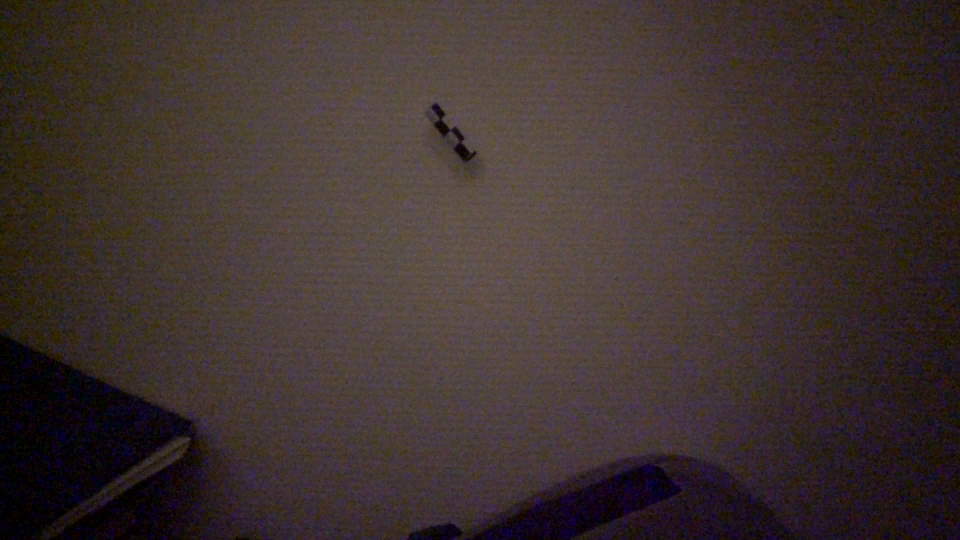
#> input picture frame 2 of cut-3.mp4, 1920 x 1080 px (shown at 1/2 size)
$ jupyter execute helloworld.ipynb
#> lines starting #> are read from the running program, lines starting #| are printed output that depends on the picture; after the words box and inside, x2 and y2 are one past the last pixel; in counts of white or black regions, pixels touching at a corner belong together; long printed decimals are rounded
[cell 1]
import cv2
import numpy as np
import matplotlib.pyplot as plt

# =========================
# 0) 你要改的参数
# =========================
video_path = "/home/xuwentao/IPT-2026/cut-3.mp4"

# 电池真实尺寸（mm）
L_MM = 48.1   # 总长
D_MM = 16.0   # 直径

mass_kg = 0.0239  # 电池质量 (kg)

save_vis = False
annotated_path = "output_annotated.mp4"

# =========================
# 1) 分割参数（黑黄格）
# =========================
# 黄色 HSV（你图里偏橙黄：H 15~45 基本合适）
LOW_YELLOW  = np.array([15, 60, 60])
HIGH_YELLOW = np.array([45, 255, 255])

# 吸收黑格/端子：暗像素阈值（越大越“宽松”）
DARK_THRESH = 95

# 形态学核：格子碎 → 先闭运算粘起来，再开运算去噪
KERNEL_CLOSE = (13, 13)
KERNEL_OPEN  = (7, 7)

# 黄色邻域ROI：只在黄色附近吸黑，防止把纸边/背景黑物体吸进来
ROI_DILATE = (21, 21)

MIN_AREA = 300

# =========================
# 2) 小工具：移动平均（平滑位置，避免差分放大噪声）
# =========================
def moving_average(x, win=5):
    x = np.asarray(x, dtype=float)
    if win <= 1 or len(x) < 3:
        return x
    win = int(win)
    k = np.ones(win) / win
    xpad = np.pad(x, (win//2, win-1-win//2), mode="edge")
    return np.convolve(xpad, k, mode="valid")

# =========================
# 3) 读视频 + 跟踪（输出 records）
# records: (frame_idx, cx_px, cy_px, area, long_px, short_px, phi_deg)
# =========================
cap = cv2.VideoCapture(video_path)
if not cap.isOpened():
    raise RuntimeError(f"Cannot open video: {video_path}")

fps = cap.get(cv2.CAP_PROP_FPS) or 30.0
w = int(cap.get(cv2.CAP_PROP_FRAME_WIDTH))
h = int(cap.get(cv2.CAP_PROP_FRAME_HEIGHT))
print(f"Video: {w}x{h}, fps={fps:.4f}")

out = None
if save_vis:
    fourcc = cv2.VideoWriter_fourcc(*"mp4v")
    out = cv2.VideoWriter(annotated_path, fourcc, fps, (w, h))

k_close = cv2.getStructuringElement(cv2.MORPH_ELLIPSE, KERNEL_CLOSE)
k_open  = cv2.getStructuringElement(cv2.MORPH_ELLIPSE, KERNEL_OPEN)
k_roi   = cv2.getStructuringElement(cv2.MORPH_ELLIPSE, ROI_DILATE)

records = []
frame_idx = 0

while True:
    ret, frame = cap.read()
#> frame is the input picture: shape (1080, 1920, 3); mean B, G, R 47.6, 50, 62.2
    if not ret:
        break

    # 3.1 黄色种子
    hsv = cv2.cvtColor(frame, cv2.COLOR_BGR2HSV)
    mask_y = cv2.inRange(hsv, LOW_YELLOW, HIGH_YELLOW)
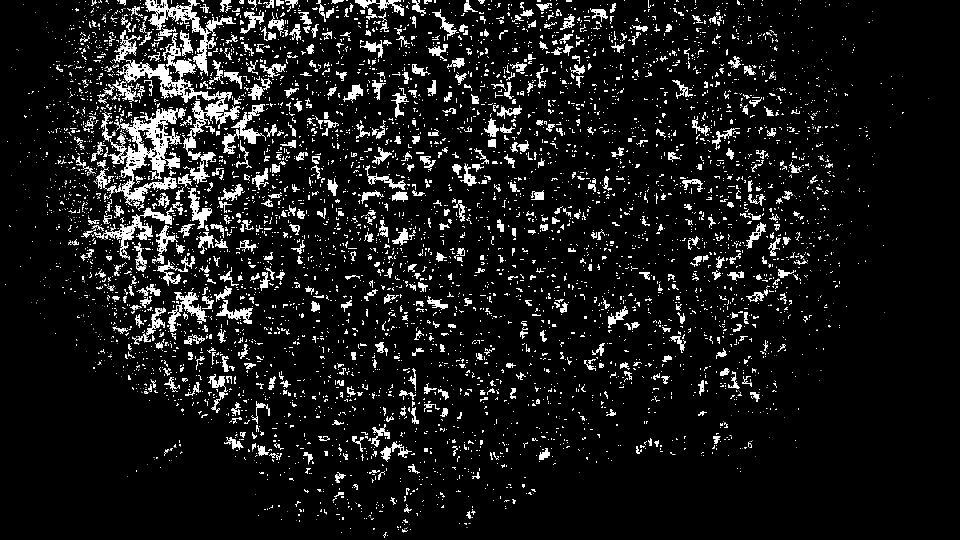
#> mask_y: shape (1080, 1920) (shown at 1/2 size); 9.3% white; 6018 white regions (4528 under 20 px), largest, box (x1, y1, x2, y2) and area: (234, 66, 482, 368) 10895, (216, 216, 372, 407) 10191, (290, 0, 472, 152) 5139
    mask_y = cv2.morphologyEx(mask_y, cv2.MORPH_CLOSE, k_close, iterations=2)
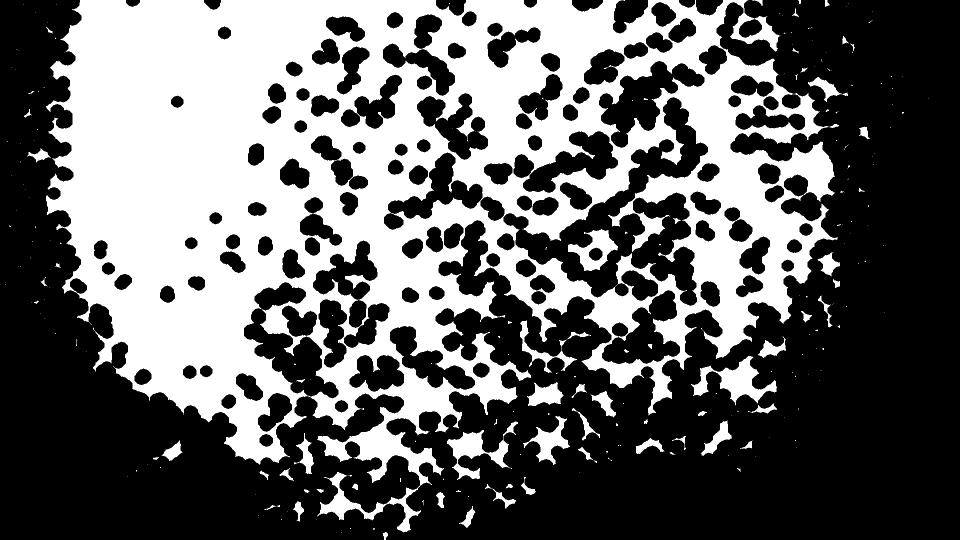
#> mask_y: shape (1080, 1920) (shown at 1/2 size); 39.4% white; 239 white regions (169 under 20 px), largest, box (x1, y1, x2, y2) and area: (92, 0, 1675, 1065) 777444, (1382, 712, 1554, 811) 5992, (894, 843, 1036, 960) 5060

    # 3.2 只在黄色附近吸收暗像素（黑格/端子）
    gray = cv2.cvtColor(frame, cv2.COLOR_BGR2GRAY)
    mask_roi = cv2.dilate(mask_y, k_roi, iterations=1)

    mask_dark = (gray < DARK_THRESH).astype(np.uint8) * 255
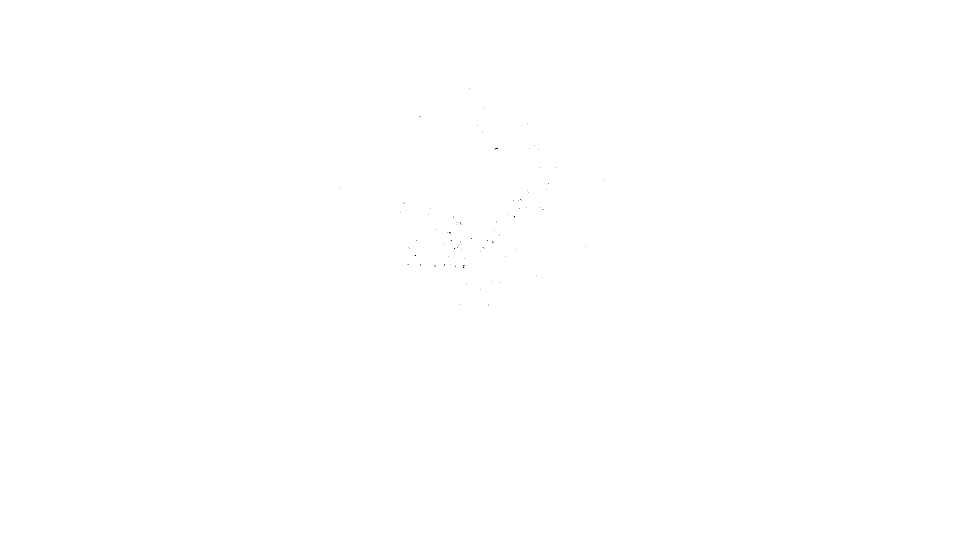
#> mask_dark: shape (1080, 1920) (shown at 1/2 size); 100% white; black in thin lines or dots, all inside (x1, y1, x2, y2) = (680, 177, 1208, 611)
    mask_dark = cv2.bitwise_and(mask_dark, mask_dark, mask=mask_roi)

    mask = cv2.bitwise_or(mask_y, mask_dark)

    # 3.3 清理：粘连 + 去噪
    mask = cv2.morphologyEx(mask, cv2.MORPH_CLOSE, k_close, iterations=2)
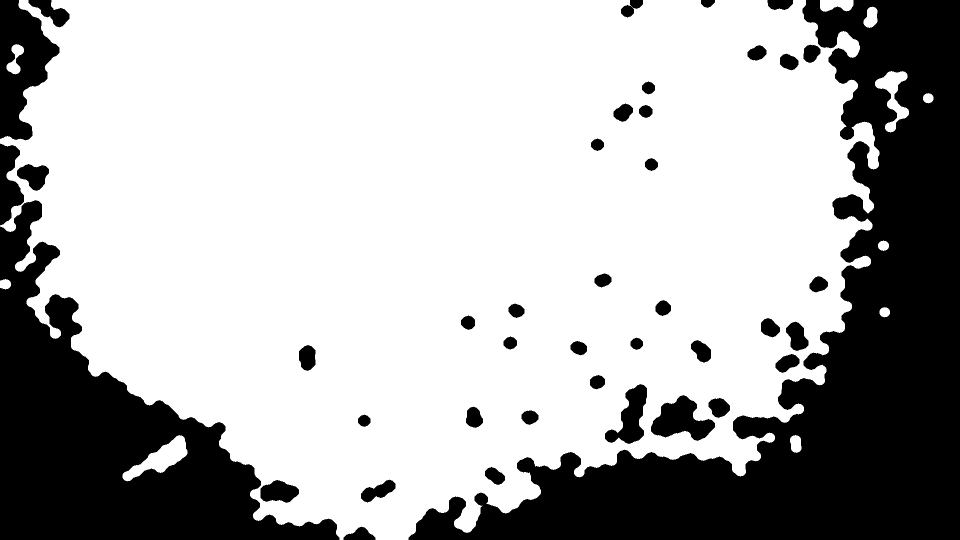
#> mask: shape (1080, 1920) (shown at 1/2 size); 69.5% white; 41 black regions, largest, box (x1, y1, x2, y2) and area: (817, 0, 1920, 1080) 383754, (0, 400, 679, 1080) 179739, (0, 0, 119, 281) 19212
    mask = cv2.morphologyEx(mask, cv2.MORPH_OPEN,  k_open,  iterations=1)

    # 3.4 最大轮廓
    contours, _ = cv2.findContours(mask, cv2.RETR_EXTERNAL, cv2.CHAIN_APPROX_SIMPLE)
#> contours = 17 contours; largest, box (x1, y1, x2, y2) and area: (0, 0, 1759, 1080) 1456818, (245, 870, 375, 963) 4333, (1750, 142, 1818, 240) 2674, (1669, 62, 1720, 116) 1550, (1640, 0, 1707, 24) 1187
    if not contours:
        frame_idx += 1
        continue

    cnt = max(contours, key=cv2.contourArea)
#> cnt = contour of 2451 points, box (x1, y1, x2, y2) (0, 0, 1759, 1080), area 1456818
    area = cv2.contourArea(cnt)
#> area = 1456818.5
    if area < MIN_AREA:
        frame_idx += 1
        continue

    M = cv2.moments(cnt)
#> M = moments, m00 1456818.5, centre m10/m00, m01/m00 = (887.2, 463.3)
    if M["m00"] == 0:
        frame_idx += 1
        continue

    cx = M["m10"] / M["m00"]
#> cx = 887.2
    cy = M["m01"] / M["m00"]
#> cy = 463.3

    (rcx, rcy), (rw, rh), phi_deg = cv2.minAreaRect(cnt)
#> rcx = 879; rcy = 539.5; rw = 1079; rh = 1758; phi_deg = -90
    long_px = max(rw, rh)
#> long_px = 1758
    short_px = min(rw, rh)
#> short_px = 1079

    records.append((frame_idx, cx, cy, area, long_px, short_px, phi_deg))

    if save_vis:
        vis = frame.copy()
        box = cv2.boxPoints(((rcx, rcy), (rw, rh), phi_deg))
        box = np.intp(box)
        cv2.drawContours(vis, [box], 0, (0, 255, 0), 2)
        cv2.circle(vis, (int(cx), int(cy)), 5, (0, 0, 255), -1)
        cv2.putText(vis, f"f={frame_idx} long={long_px:.1f}px",
                    (10, 30), cv2.FONT_HERSHEY_SIMPLEX, 0.8, (255, 0, 0), 2)
        out.write(vis)

    frame_idx += 1

cap.release()
if out is not None:
    out.release()

if len(records) < 8:
    raise RuntimeError("Too few tracked frames. Tune HSV/DARK/ROI/MIN_AREA.")

records = np.array(records, dtype=float)
print("Tracked frames:", len(records))
#| Tracked frames: 10
print("First 5:", records[:5])
#| First 5: [[ 0.00000000e+00  8.87198578e+02  4.63348061e+02  1.45681850e+06
#|    1.75800000e+03  1.07900000e+03 -9.00000000e+01]
#|  [ 1.00000000e+00  8.89872123e+02  4.63820697e+02  1.46381450e+06
#> (further printed lines are left out)

# =========================
# 4) 基础检查：帧连续性 & cy变化量
# =========================
f       = records[:, 0].astype(int)
#> f = [0, 1, 2, 3, 4, 5, 6, 7, 8, 9]
cx_px   = records[:, 1]
#> cx_px = [887.2, 889.9, 890.5, 896.4, 891.5, 887.4, 891.4, 880.8, 882.6, 888.1]
cy_px   = records[:, 2]
#> cy_px = [463.3, 463.8, 460.7, 465.5, 458.8, 462.4, 462.7, 457.6, 453.1, 460.4]
area    = records[:, 3]
#> area = [1456818.5, 1463814.5, 1490273, 1471389.5, 1455332.5, 1461741, 1462349.5, 1443466, 1430271.5, 1459098.5]
long_px = records[:, 4]
#> long_px = [1758, 1759, 1816, 1740, 1788, 1764, 1787, 1818, 1761, 1783]
short_px= records[:, 5]
#> short_px = [1079, 1079, 1079, 1079, 1079, 1079, 1079, 1079, 1079, 1079]
phi_deg = records[:, 6]
#> phi_deg = [-90, -90, -90, -90, -90, -90, -90, -90, -90, -90]

print("frame gaps unique:", np.unique(np.diff(f)))
#| frame gaps unique: [1]
print("cy range (px):", cy_px.min(), cy_px.max(), "delta:", cy_px.max()-cy_px.min())
#| cy range (px): 453.093 465.482 delta: 12.389

# =========================
# 5) QC：只砍“离谱跳点”，不误杀自由落体
#    - 保留帧号连续
#    - 位移用 99 分位阈值（而不是MAD）
#    - area/long_px 做温和约束
# =========================
keep_contig = np.hstack([True, np.diff(f) == 1])
#> keep_contig = [True, True, True, True, True, True, True, True, True, True]

dx = np.diff(cx_px, prepend=cx_px[0])
#> dx = [0, 2.67, 0.591, 5.94, -4.9, -4.11, 4.02, -10.61, 1.81, 5.47]
dy = np.diff(cy_px, prepend=cy_px[0])
#> dy = [0, 0.473, -3.15, 4.81, -6.73, 3.63, 0.284, -5.03, -4.55, 7.34]
disp = np.sqrt(dx*dx + dy*dy)
#> disp = [0, 2.72, 3.2, 7.65, 8.33, 5.49, 4.03, 11.74, 4.9, 9.15]

# 只砍最离谱的 1% 跳点（你也可改 98/99.5）
thr = np.percentile(disp[keep_contig], 99)
#> thr = 11.5
keep_disp = disp <= thr
#> keep_disp = [True, True, True, True, True, True, True, False, True, True]

area_med = np.median(area[keep_contig])
#> area_med = 1460419.8
long_med = np.median(long_px[keep_contig])
#> long_med = 1773.5

keep_area = (area > 0.4*area_med) & (area < 2.5*area_med)
#> keep_area has the same summary as keep_contig
keep_long = (long_px > 0.5*long_med) & (long_px < 1.6*long_med)
#> keep_long has the same summary as keep_contig

keep = keep_contig & keep_disp & keep_area & keep_long
#> keep has the same summary as keep_disp

print("Kept frames after QC:", int(np.sum(keep)), "/", len(records))
#| Kept frames after QC: 9 / 10
if np.sum(keep) < 8:
    print("QC too strict. Try: lower MIN_AREA, change thr percentile to 99.5, or widen keep_area/keep_long.")

# 用筛后的数据
f2       = f[keep]
#> f2 = [0, 1, 2, 3, 4, 5, 6, 8, 9]
cx2      = cx_px[keep]
#> cx2 = [887.2, 889.9, 890.5, 896.4, 891.5, 887.4, 891.4, 882.6, 888.1]
cy2      = cy_px[keep]
#> cy2 = [463.3, 463.8, 460.7, 465.5, 458.8, 462.4, 462.7, 453.1, 460.4]
long2    = long_px[keep]
#> long2 = [1758, 1759, 1816, 1740, 1788, 1764, 1787, 1761, 1783]
phi2_deg = phi_deg[keep]
#> phi2_deg = [-90, -90, -90, -90, -90, -90, -90, -90, -90]

t2 = f2 / float(fps)
#> t2 = [0, 0.04, 0.08, 0.12, 0.16, 0.2, 0.24, 0.32, 0.36]

# =========================
# 6) 标定：用电池总长 48.1mm 对应 long_px 的 95分位
# =========================
Lpx_ref = np.percentile(long2[long2 > 1e-6], 95)
#> Lpx_ref = 1804.8
mm_per_px = L_MM / Lpx_ref
#> mm_per_px = 0.0267
m_per_px  = mm_per_px / 1000.0
#> m_per_px = 2.67e-05
print(f"Lpx_ref(95%)={Lpx_ref:.2f}px -> scale={mm_per_px:.6f} mm/px")
#| Lpx_ref(95%)=1804.80px -> scale=0.02665 mm/px

# 坐标：向下为正，并从0开始（自由落体应单调增加）
x2 = (cx2 - cx2[0]) * m_per_px
#> x2 = [0, 7.13e-05, 8.7e-05, 0.000245, 0.000115, 4.97e-06, 0.000112, -0.000122, 2.34e-05]
y2 = (cy2 - cy2[0]) * m_per_px
#> y2 = [0, 1.26e-05, -7.13e-05, 5.69e-05, -0.000122, -2.57e-05, -1.81e-05, -0.000273, -7.77e-05]

# 平滑后差分
x2s = moving_average(x2, win=5)
#> in moving_average, `x = np.asarray(x, dtype=float)`: x has the same summary as x2 outside moving_average
#> in moving_average, `xpad = np.pad(x, (win//2, win-1-win//2), mode="edge")`: xpad = [0, 0, 0, 7.13e-05, 8.7e-05, 0.000245, 0.000115, 4.97e-06, 0.000112, -0.000122, 2.34e-05, 2.34e-05, 2.34e-05]
#> x2s = [3.16e-05, 8.07e-05, 0.000104, 0.000105, 0.000113, 7.1e-05, 2.66e-05, 8.31e-06, 1.2e-05]
y2s = moving_average(y2, win=5)
#> y2s = [-1.17e-05, -3.65e-07, -2.49e-05, -3e-05, -3.61e-05, -7.65e-05, -0.000103, -9.45e-05, -0.000105]

# =========================
# 7) 动能：平动 + 转动（简化）
# =========================
vx2 = np.gradient(x2s, t2)
#> vx2 = [0.00123, 0.0009, 0.000299, 0.000115, -0.000421, -0.00108, -0.000816, -1.47e-05, 9.21e-05]
vy2 = np.gradient(y2s, t2)
#> vy2 = [0.000284, -0.000164, -0.00037, -0.000141, -0.000582, -0.000842, -0.000412, -0.000136, -0.00026]
KE_trans = 0.5 * mass_kg * (vx2*vx2 + vy2*vy2)
#> KE_trans = [1.9e-08, 1e-08, 2.71e-09, 3.95e-10, 6.16e-09, 2.24e-08, 9.98e-09, 2.25e-10, 9.11e-10]

# 角速度：平面内 + “投影缩短”倾角
phi2 = np.unwrap(np.deg2rad(phi2_deg))
#> phi2 = [-1.57, -1.57, -1.57, -1.57, -1.57, -1.57, -1.57, -1.57, -1.57]
omega_inplane = np.gradient(phi2, t2)
#> omega_inplane = [0, 0, 0, -3.55e-15, 0, 3.55e-15, -1.78e-15, 0, 0]

ratio = np.clip(long2 / Lpx_ref, 0.0, 1.0)
#> ratio = [0.974, 0.975, 1, 0.964, 0.991, 0.977, 0.99, 0.976, 0.988]
theta = np.arccos(ratio)
#> theta = [0.228, 0.226, 0, 0.269, 0.137, 0.213, 0.141, 0.221, 0.156]
omega_tilt = np.gradient(theta, t2)
#> omega_tilt = [-0.0616, -2.85, 0.538, 1.71, -0.697, 0.0501, -0.874, -0.752, -1.63]

r = (D_MM/2)/1000.0
L = (L_MM)/1000.0
I_perp = (1/12) * mass_kg * (3*r*r + L*L)

KE_rot = 0.5 * I_perp * (omega_inplane**2 + omega_tilt**2)
#> KE_rot = [9.45e-09, 2.03e-05, 7.21e-07, 7.27e-06, 1.21e-06, 6.27e-09, 1.9e-06, 1.41e-06, 6.62e-06]
KE_total = KE_trans + KE_rot
#> KE_total = [2.84e-08, 2.03e-05, 7.24e-07, 7.27e-06, 1.22e-06, 2.86e-08, 1.91e-06, 1.41e-06, 6.63e-06]

# =========================
# 8) 画图：y(t), long_px(t), KE(t)
# =========================
plt.figure(figsize=(10,4))
plt.plot(t2, y2,  label="y (m) raw (down +)")
plt.plot(t2, y2s, label="y (m) smoothed")
plt.xlabel("Time (s)")
plt.ylabel("y (m)")
plt.title("Vertical position (QC kept, down-positive)")
plt.grid(True); plt.legend(); plt.tight_layout(); plt.show()

plt.figure(figsize=(10,4))
plt.plot(t2, long2, label="long_px (kept)")
plt.axhline(Lpx_ref, ls="--", label="Lpx_ref(95%)")
plt.xlabel("Time (s)")
plt.ylabel("Projected length (px)")
plt.title("Projected length indicator")
plt.grid(True); plt.legend(); plt.tight_layout(); plt.show()

plt.figure(figsize=(10,5))
plt.plot(t2, KE_trans, label="Translational KE (J)")
plt.plot(t2, KE_rot,   label="Rotational KE (J)")
plt.plot(t2, KE_total, label="Total KE (J)")
plt.xlabel("Time (s)")
plt.ylabel("Kinetic energy (J)")
plt.title("Battery kinetic energy vs time (QC kept)")
plt.grid(True); plt.legend(); plt.tight_layout(); plt.show()
#> after `plt.grid(True)`:
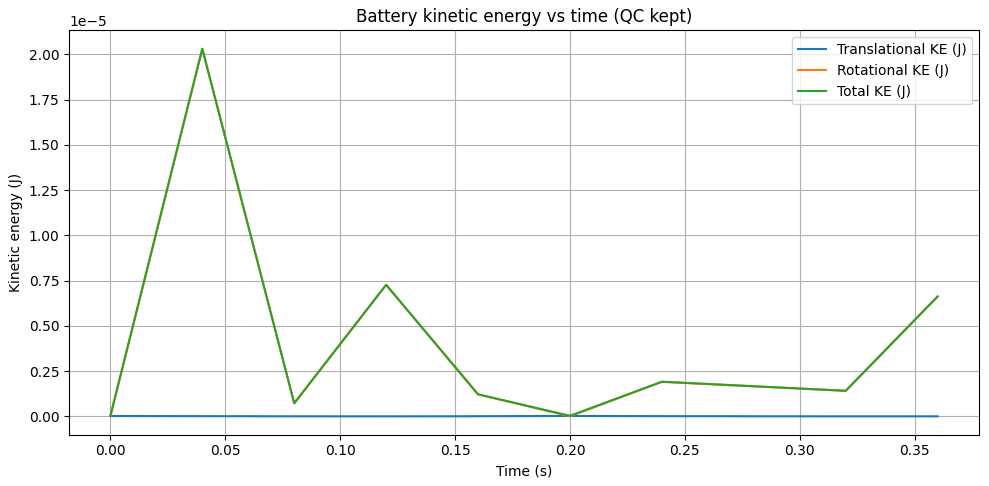
#> figure drawn by matplotlib, 1 panel

print("Done.", "Annotated video:" , annotated_path if save_vis else "(not saved)")

[cell 2]
import cv2
import numpy as np
import matplotlib.pyplot as plt

# ========== 改这里 ==========
video_path = "/home/xuwentao/IPT-2026/cut-3.mp4"

# 黑黄格分割参数（和你之前一致）
LOW_YELLOW  = np.array([15, 60, 60])
HIGH_YELLOW = np.array([45, 255, 255])
DARK_THRESH = 95

KERNEL_CLOSE = (13, 13)
KERNEL_OPEN  = (7, 7)
ROI_DILATE   = (21, 21)

MIN_AREA = 300
# ===========================

cap = cv2.VideoCapture(video_path)
if not cap.isOpened():
    raise RuntimeError(f"Cannot open video: {video_path}")

fps = cap.get(cv2.CAP_PROP_FPS) or 30.0
print(f"fps={fps:.4f}")

k_close = cv2.getStructuringElement(cv2.MORPH_ELLIPSE, KERNEL_CLOSE)
k_open  = cv2.getStructuringElement(cv2.MORPH_ELLIPSE, KERNEL_OPEN)
k_roi   = cv2.getStructuringElement(cv2.MORPH_ELLIPSE, ROI_DILATE)

rows = []  # (frame_idx, t, long_px, short_px, area)

frame_idx = 0
while True:
    ret, frame = cap.read()
    if not ret:
        break

    # 1) 黄块
    hsv = cv2.cvtColor(frame, cv2.COLOR_BGR2HSV)
    mask_y = cv2.inRange(hsv, LOW_YELLOW, HIGH_YELLOW)
    mask_y = cv2.morphologyEx(mask_y, cv2.MORPH_CLOSE, k_close, iterations=2)

    # 2) 仅在黄附近吸暗像素（黑格/端子）
    gray = cv2.cvtColor(frame, cv2.COLOR_BGR2GRAY)
    mask_roi = cv2.dilate(mask_y, k_roi, iterations=1)

    mask_dark = (gray < DARK_THRESH).astype(np.uint8) * 255
    mask_dark = cv2.bitwise_and(mask_dark, mask_dark, mask=mask_roi)

    mask = cv2.bitwise_or(mask_y, mask_dark)

    # 3) 清理
    mask = cv2.morphologyEx(mask, cv2.MORPH_CLOSE, k_close, iterations=2)
    mask = cv2.morphologyEx(mask, cv2.MORPH_OPEN,  k_open,  iterations=1)

    # 4) 最大轮廓
    contours, _ = cv2.findContours(mask, cv2.RETR_EXTERNAL, cv2.CHAIN_APPROX_SIMPLE)
    if not contours:
        frame_idx += 1
        continue

    cnt = max(contours, key=cv2.contourArea)
    area = cv2.contourArea(cnt)
#> area = 1456818.5
    if area < MIN_AREA:
        frame_idx += 1
        continue

    # 5) 旋转矩形尺寸（像素）
    (rcx, rcy), (rw, rh), phi = cv2.minAreaRect(cnt)
#> phi = -90
    long_px = float(max(rw, rh))
#> long_px = 1758
    short_px = float(min(rw, rh))
#> short_px = 1079

    t = frame_idx / float(fps)
    rows.append((frame_idx, t, long_px, short_px, float(area)))

    frame_idx += 1

cap.release()

if len(rows) < 5:
    raise RuntimeError("Too few valid frames. Try tuning HSV/DARK/ROI/MIN_AREA.")

rows = np.array(rows, dtype=float)
#> rows = [[0, 0, 1758, 1079, 1456818.5], [1, 0.04, 1759, 1079, 1463814.5], [2, 0.08, 1816, 1079, 1490273], [3, 0.12, 1740, 1079, 1471389.5], [4, 0.16, 1788, 1079, 1455332.5], [5, 0.2, 1764, 1079, 1461741], [6, 0.24, 1787, 1079, 1462349.5], [7, 0.28, 1818, 1079, 1443466], [8, 0.32, 1761, 1079, 1430271.5], [9, 0.36, 1783, 1079, 1459098.5]]
f = rows[:,0].astype(int)
t = rows[:,1]
#> t = [0, 0.04, 0.08, 0.12, 0.16, 0.2, 0.24, 0.28, 0.32, 0.36]
long_px = rows[:,2]
#> long_px = [1758, 1759, 1816, 1740, 1788, 1764, 1787, 1818, 1761, 1783]
short_px = rows[:,3]
#> short_px = [1079, 1079, 1079, 1079, 1079, 1079, 1079, 1079, 1079, 1079]
area = rows[:,4]
#> area = [1456818.5, 1463814.5, 1490273, 1471389.5, 1455332.5, 1461741, 1462349.5, 1443466, 1430271.5, 1459098.5]
#| Valid tracked frames: 10
#| Frame gaps unique: [1]

# ========== 统计 ==========
def stats(name, x):
#> called with name = 'long_px', x = array of shape (10,)
    p = np.percentile(x, [5, 50, 95])
#> p = [1748.1, 1773.5, 1817.1]
    print(f"{name}: median={p[1]:.2f}px, 5%={p[0]:.2f}px, 95%={p[2]:.2f}px, min={x.min():.2f}, max={x.max():.2f}")
#| long_px: median=1773.50px, 5%=1748.10px, 95%=1817.10px, min=1740.00, max=1818.00

print("Valid tracked frames:", len(rows))
print("Frame gaps unique:", np.unique(np.diff(f)))
stats("long_px", long_px)
stats("short_px", short_px)
#| short_px: median=1079.00px, 5%=1079.00px, 95%=1079.00px, min=1079.00, max=1079.00
stats("area", area)
#| area: median=1460419.75px, 5%=1436209.02px, 95%=1481775.43px, min=1430271.50, max=1490273.00

# 长宽比（看翻滚/姿态变化很直观）
aspect = long_px / np.maximum(short_px, 1e-6)
#> aspect = [1.63, 1.63, 1.68, 1.61, 1.66, 1.63, 1.66, 1.68, 1.63, 1.65]
stats("aspect long/short", aspect)
#| aspect long/short: median=1.64px, 5%=1.62px, 95%=1.68px, min=1.61, max=1.68

# ========== 画图 ==========
plt.figure(figsize=(10,4))
plt.plot(t, long_px, label="long_px")
plt.plot(t, short_px, label="short_px")
plt.xlabel("Time (s)")
plt.ylabel("Pixels")
plt.title("Battery projected size vs time")
plt.grid(True)
plt.legend()
plt.tight_layout()
plt.show()

plt.figure(figsize=(10,4))
plt.plot(t, aspect)
plt.xlabel("Time (s)")
plt.ylabel("long_px / short_px")
plt.title("Aspect ratio vs time (roll/tilt indicator)")
plt.grid(True)
plt.tight_layout()
plt.show()
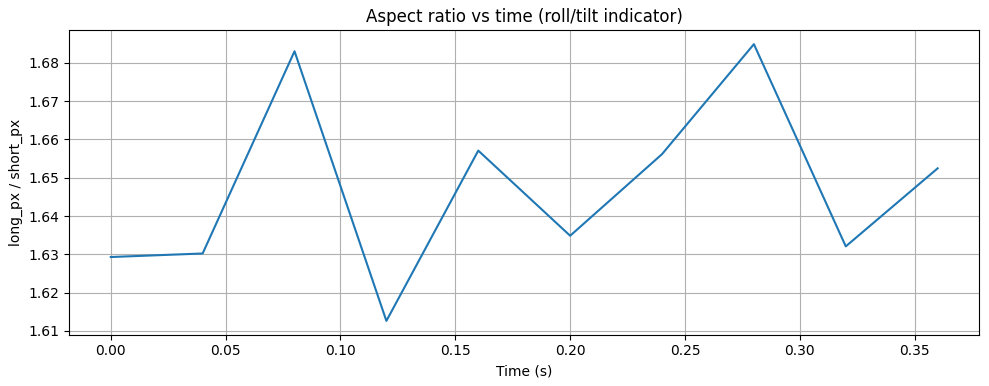
#> figure drawn by matplotlib, 1 panel; curve peaks at x = 0.28, y = 1.68
